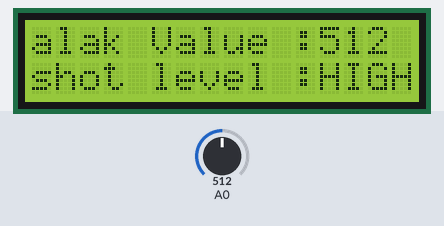
This sketch was run on a simulated Arduino Uno, built with avr-gcc and run on an emulated ATmega328P. Parts: 16×2 character LCD. Inputs (shaded band) come from the test bench; at power-on: A0 = 512. What the sketch prints to the serial monitor is not drawn.

Above: at 1.2 s.
1.3 s: A0 set to 494
At 2.1 s:
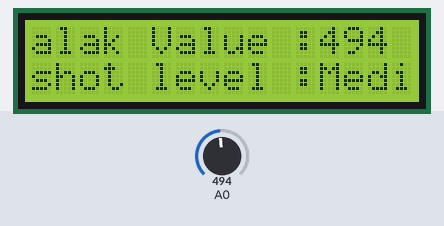
2.8 s: A0 set to 361
At 3.4 s:
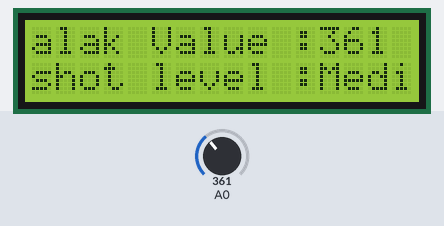
4.3 s: A0 set to 332
At 4.7 s:
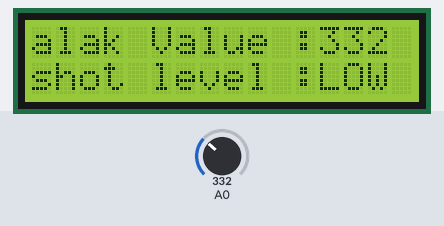
5.8 s: A0 set to 0
At 7.2 s:
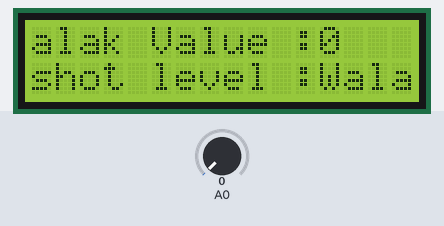
Timing chart, 0 to 8.3 s (numbered marks = the images above; inputs shaded):
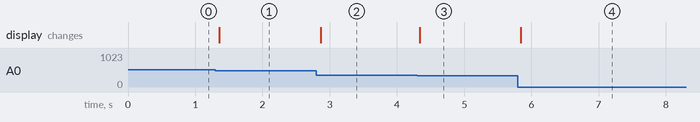

Measured:
- the behaviour switches between 510 and 509 on A0 (found by bisection; images 0 and 1)
- the behaviour switches between 350 and 349 on A0 (found by bisection; images 2 and 3)
- after the input at 1.3 s, the display: changes after 0.06 s (image 1)
- after the input at 2.8 s, the display: changes after 0.07 s (image 2)
- after the input at 4.3 s, the display: changes at once (image 3)
- after the input at 5.8 s, the display: changes at once (image 4)

The sketch:

Alak.ino
```cpp
#include <LiquidCrystal_I2C.h>
LiquidCrystal_I2C lcd(0x27, 16, 2);
void setup() {
  Serial.begin(9600);
  lcd.init();
  lcd.backlight();
}
void loop() {
  int value = analogRead(A0);
  lcd.setCursor(0, 0);
  lcd.print("alak Value :");
  lcd.print(value);
  lcd.print("   ");
  Serial.println(value);
  lcd.setCursor(0, 1);
  lcd.print("shot level :");


  if (value == 0) {
    lcd.print("Wala ");
  } else if (value > 1 && value < 350) {
    lcd.print("LOW   ");
  } else if (value > 350 && value < 510) {
    lcd.print("Medium");
  } else if (value > 510){
    lcd.print("HIGH  ");
  }
}
```
